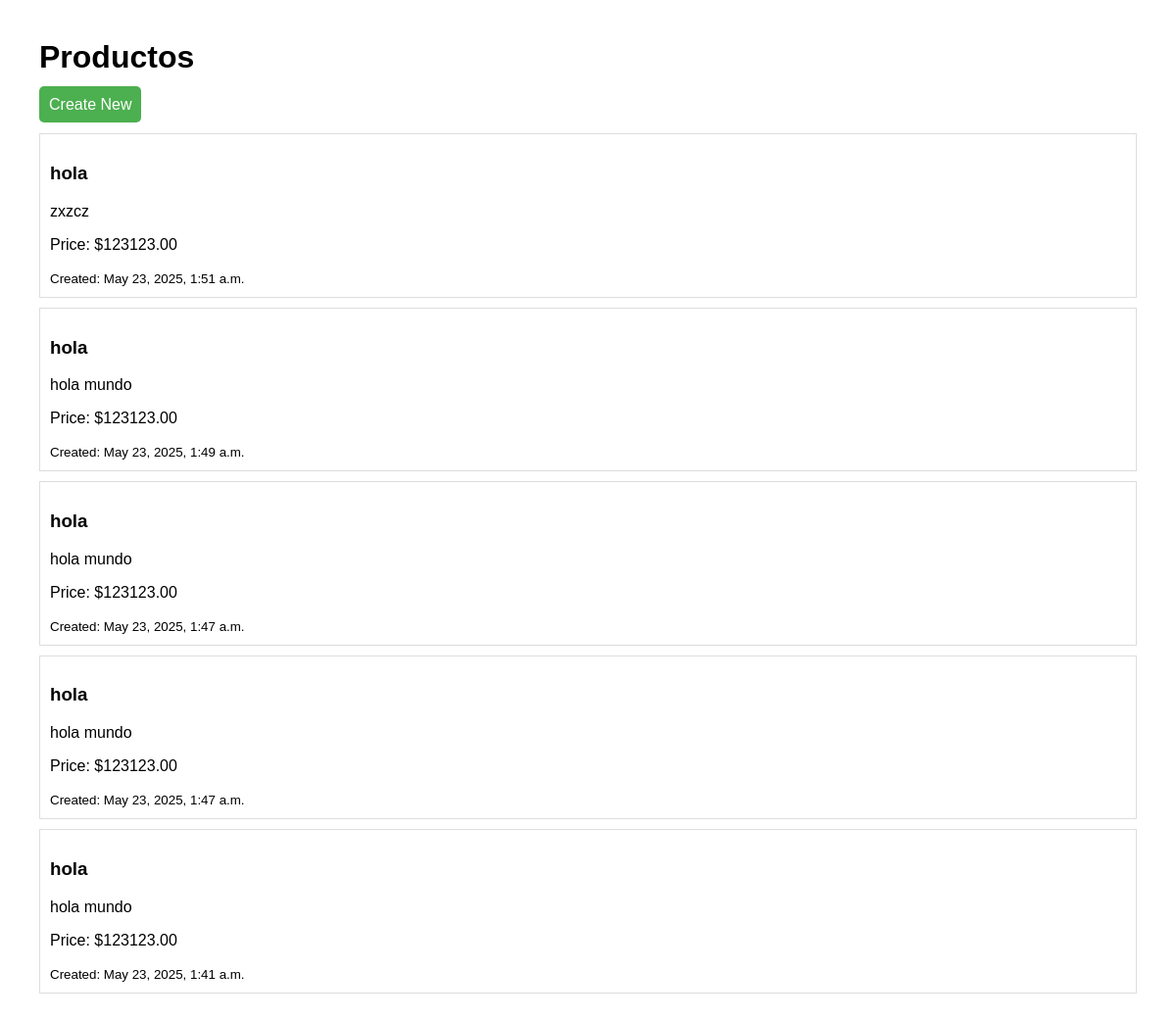
Screenshot of /pedidos/listar_pedidos/ with the database file from the repository.
### pedidos/models.py (models this page shows, shortened)
class Producto(models.Model):
    nombre = models.CharField(max_length=100)
    descripcion = models.TextField()
    precio = models.DecimalField(max_digits=10, decimal_places=2)
    created_at = models.DateTimeField(auto_now_add=True)

### pedidos/views.py (the view)
# urls.py: path('listar_pedidos/', views.listar_pedidos, name='listar_pedidos')
def listar_pedidos(request):
    productos = Producto.objects.all().order_by('-created_at')
    return render(request, 'pedidos/lista_pedidos.html', {'productos': productos})

### pedidos/templates/pedidos/lista_pedidos.html (shortened to what this page needs)
<!DOCTYPE html>
<html>
<head>
</head>
<body>
    <h1>Productos</h1>
    <div class="actions">
        <a href="{% url 'crear_pedidos' %}" class="btn btn-create">Create New</a>
    </div>
    {% for product in productos %}
        <div class="producto">
            <h3>{{ product.nombre }}</h3>
            <p>{{ product.descripcion }}</p>
            <p>Price: ${{ product.precio }}</p>
            <small>Created: {{ product.created_at }}</small>
        </div>
    {% empty %}
        <p>No productos available.</p>
    {% endfor %}
</body>
</html>

### pedidos/templates/pedidos/lista_pedidos.html (style rules this page uses)
body { font-family: Arial; margin: 40px; }
.producto { border: 1px solid #ddd; padding: 10px; margin: 10px 0; }
.actions { margin: 20px 0; }
.btn { padding: 10px; text-decoration: none; color: white; border-radius: 5px; }
.btn-create { background-color: #4CAF50; }

### rows the page displays
Producto: nombre "hola", descripcion "zxzcz", precio "123123.00", created_at "May 23, 2025, 1:51 a.m."
Producto: nombre "hola", descripcion "hola mundo", precio "123123.00", created_at "May 23, 2025, 1:49 a.m."
Producto: nombre "hola", descripcion "hola mundo", precio "123123.00", created_at "May 23, 2025, 1:47 a.m."
Producto: nombre "hola", descripcion "hola mundo", precio "123123.00", created_at "May 23, 2025, 1:47 a.m."
Producto: nombre "hola", descripcion "hola mundo", precio "123123.00", created_at "May 23, 2025, 1:41 a.m."
